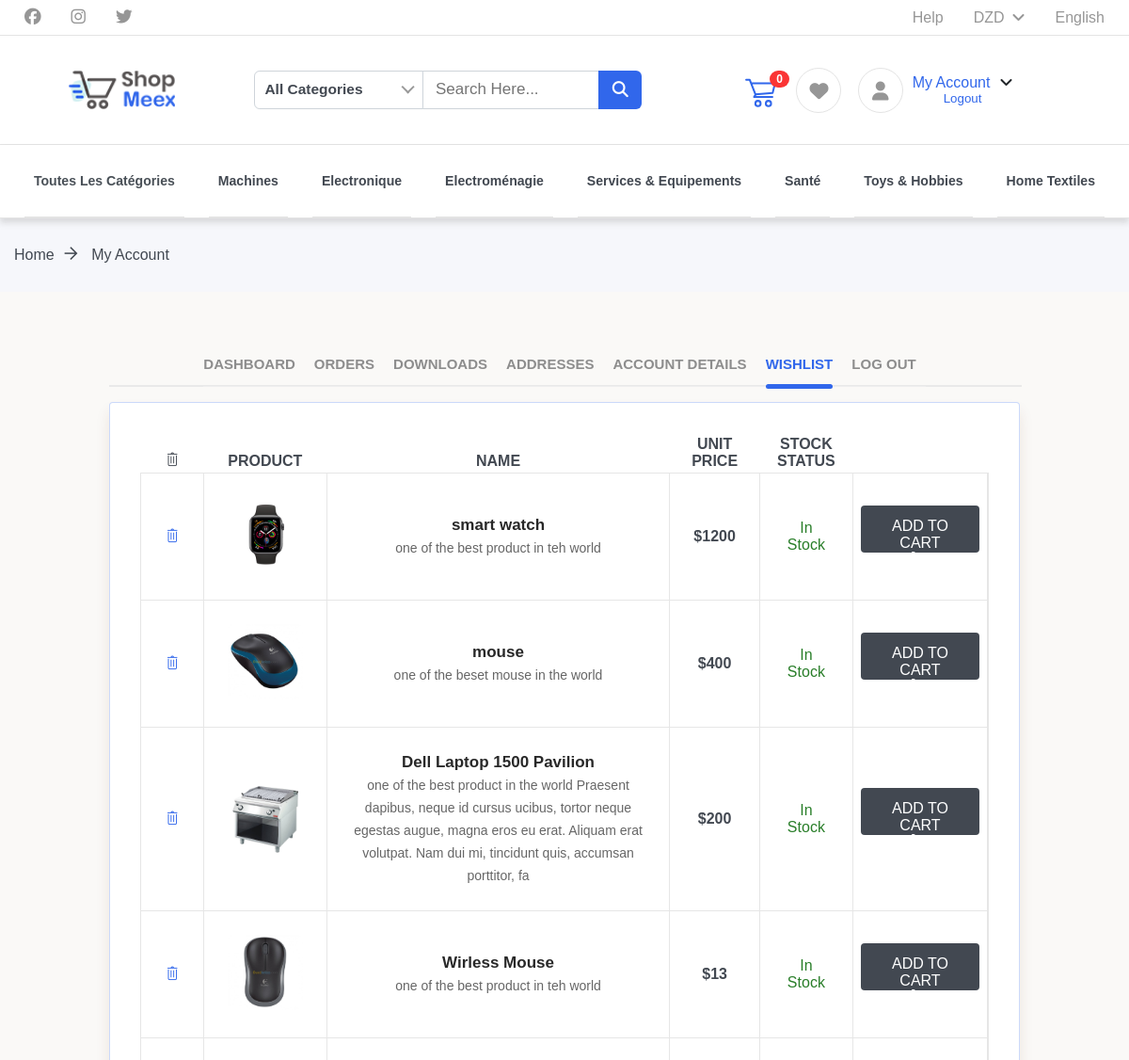
Page /customer/my_wishlist.php (signed in, upper part) on the earlier database version.
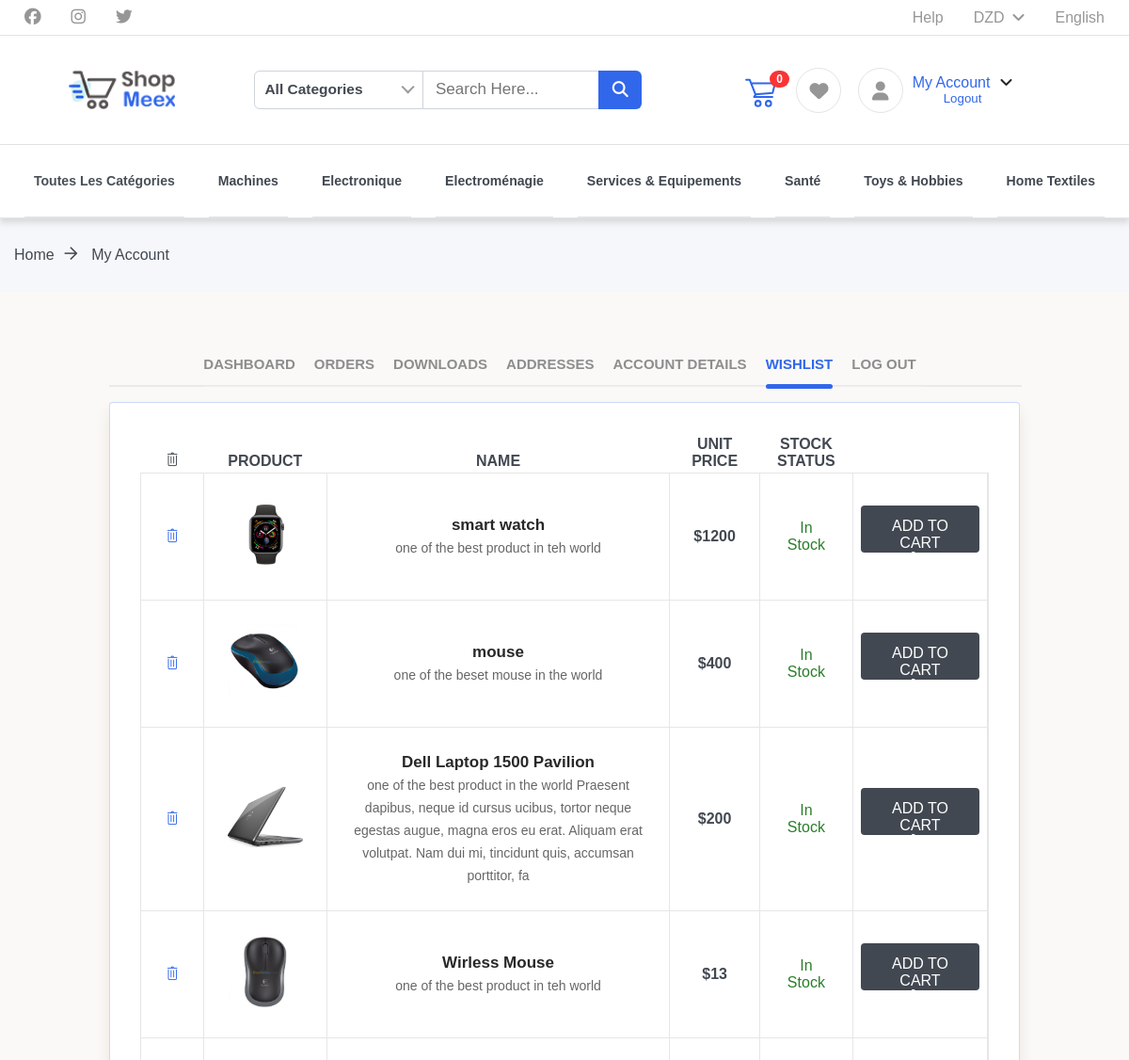
Same page on the later database version.
### tables this page shows
CREATE TABLE `wishlist` (
  `id` int(11) NOT NULL,
  `user_id` int(11) NOT NULL,
  `product_id` int(11) NOT NULL
);

CREATE TABLE `products` (
  `id` int(11) NOT NULL,
  `category_id` int(11) NOT NULL,
  `name` text NOT NULL,
  `description` varchar(200) NOT NULL,
  `weight` double NOT NULL,
  `dimensions` varchar(10) NOT NULL,
  `price` double NOT NULL,
  `slug` varchar(200) NOT NULL,
  `colors` varchar(50) NOT NULL,
  `owner_id` int(11) NOT NULL,
  `model` varchar(50) NOT NULL,
  `photo` varchar(200) NOT NULL,
  `photo1` varchar(200) NOT NULL,
  `photo2` varchar(200) NOT NULL,
  `date_view` date NOT NULL,
  `counter` int(11) NOT NULL,
  `sold_cmp` int(11) NOT NULL,
  `total_rating` int(10) NOT NULL,
  `quantity` int(11) NOT NULL
);

### customer/my_wishlist.php (the view, shortened to what the changed rows need)
<?php
    include 'includes/session.php';
    if(isset($_SESSION["loggedin"]) && $_SESSION["loggedin"] === true) {
        $getUser = $db->prepare("SELECT * FROM users WHERE email = ?");
        $getUser->execute(array($_SESSION["email"]));
        $info = $getUser->fetch();
        $customer_id = $info['id'];
         $getwish = $db->prepare("SELECT * FROM wishlist WHERE user_id = ?");
        $getwish->execute(array($customer_id));
        $infoo = $getwish->fetch();
        if (!empty($infoo))
            $a=true;
         else $a=false;
         }
    else
        header('location:login.php');
?>
<!DOCTYPE html>
<html>
<head>
    <?php include 'includes/header.php'; ?>
    <div class="user-dashboard">
        <div class="container">
            <div class="wrapper">
                <div class="tabs-wrapper">
                    <?php if ($a==true){
                        echo '<div class="paneltbs panel-4" id="wishlist" style="">
                        <table class="shopping-cart">
                            <thead>
                                <tr class="main-heading">
                                    <th class="text-center" style="padding-left: 1.5rem;padding-right: 1.5rem"><i class="ti-trash remove-icon"></i></th>
                                    <th>PRODUCT</th>
                                    <th>NAME</th>
                                    <th class="text-center">UNIT PRICE</th>
                                    <th class="text-center">STOCK STATUS</th>
                                    <th class="text-center"></th>
                                </tr>
                            </thead>
                            <tbody>';
                                   $stmt = $db->prepare("SELECT * FROM wishlist LEFT JOIN products ON products.id=wishlist.product_id  WHERE user_id=:user_id");
                                        $stmt->execute(['user_id'=>$customer_id]);
                                        foreach($stmt as $row) {
                                echo '<tr>
                                    <td class="action" data-title="Remove"><a href="#" id="remove-product"><i class="ti-trash remove-icon"></i></a></td>
                                    <td class="image" data-title="No"><img src="../images/items/';
                                    echo $row['photo'];
                                    echo ' "alt="#"></td>
                                    <td class="product-des" data-title="Description">
                                        <p class="product-name"><a href="../product.php?product=';echo $row['slug'];
                                        echo '">';
                                        echo $row['name'];echo '</a></p>
                                        <p class="product-des">';echo $row['description'];echo '</p>
                                    </td>
                                    <td class="prix" data-title="Price"><span>$';
                                    echo $row['price'];
                                    echo '<span class="unit-price"></span></span>
                                    </td>
                                    <td class="stock-status" data-title="Status">
                                        <span>In Stock</span>
                                    </td>
                                    <td class="add-card" data-title="Add To Card">
                                        <a href="#" title="Add To Cart" class="add-cart">Add To Cart<i class="fa fa-shopping-cart"></i></a>
                                    </td>';
                            }
                            echo '</tbody>
                        </table> </div>'; }
                            else
                                echo  '<div class="paneltbs panel-4" id="wishlist" style="">
                        <div class="alert-message"><a href="product.php">Browse products </a>No wishlist has been made yet.</div>
                    </div>'; ?>
                </div>
            </div>
        </div>
    </div>
</body>
</html>

Differences in the rows shown:
changed through a linked row, wishlist "Dell Laptop 1500 Pavilion": product.photo: a different picture
